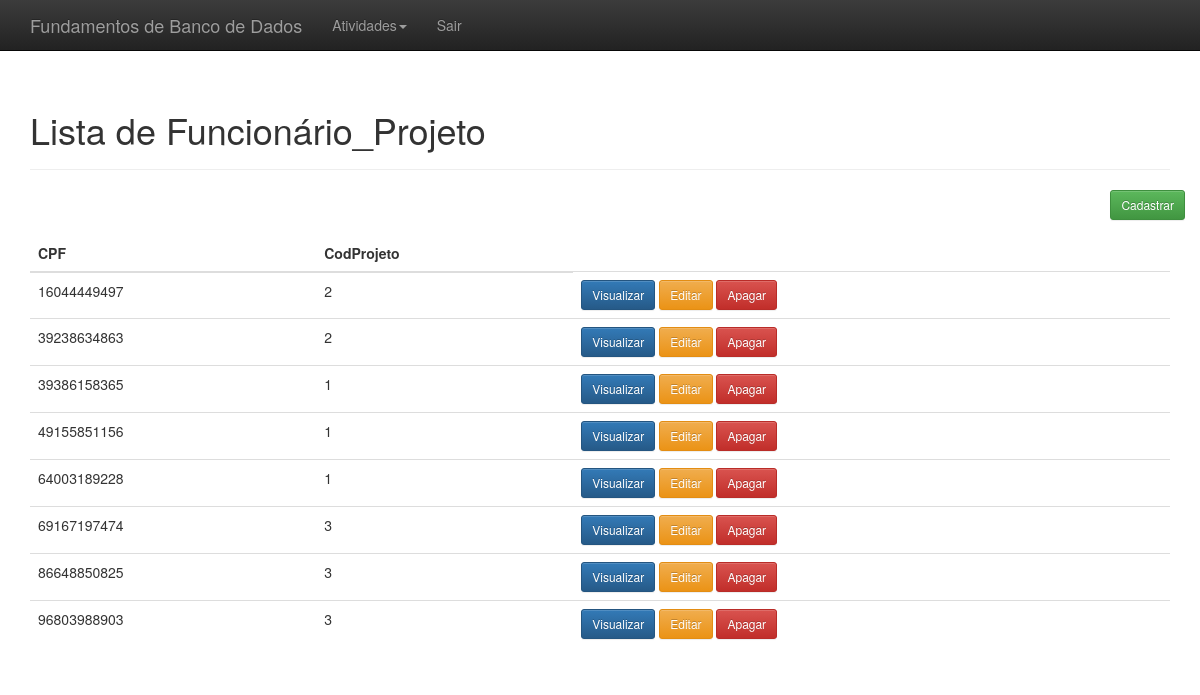
Screenshot of /index.php?link=18 with the database file from the repository.
### tables this page shows
CREATE TABLE FuncionarioProjeto(
	CPF VARCHAR(11) ,
    CodProjeto INT
    );

### listar_funcionarioprojeto.php (the view, shortened to what this page needs)
<?php
    include "conexao.php";
	$resultado=mysqli_query($conectar,"SELECT * FROM funcionarioprojeto ORDER BY CPF");
?>
<div class="container theme-showcase" role="main">
  <div class="page-header">
	<h1>Lista de Funcionário_Projeto</h1>
  </div>
  <div class="row espaco">
	<div class="pull-right">
		<a href="index.php?link=3"<button type='button' class='btn btn-sm btn-success'>Cadastrar</button></a>
	</div>
  </div>
  <div class="row">
	<div class="col-md-12">
	  <table class="table">
		<thead>
		  <tr>
			<th>CPF</th>
			<th>CodProjeto</th>
		  </tr>
		</thead>
		<tbody>
			<?php
				while($linhas = mysqli_fetch_array($resultado)){
					echo "<tr>";
						echo "<td>".$linhas['CPF']."</td>";
						echo "<td>".$linhas['CodProjeto']."</td>";
						?>
						<td>
						<a href='index.php?link=20&CPF=<?php echo $linhas['id']; ?>'><button type='button' class='btn btn-sm btn-primary'>Visualizar</button></a>
						<a href='index.php?link=20&CPF=<?php echo $linhas['CPF']; ?>'><button type='button' class='btn btn-sm btn-warning'>Editar</button></a>
						<a href='processa/proc_apagar_funcionarioprojeto.php?CPF=<?php echo $linhas['CPF']; ?>'><button type='button' class='btn btn-sm btn-danger'>Apagar</button></a>
						<?php
					echo "</tr>";
				}
			?>
		</tbody>
	  </table>
	</div>
  </div>
</div>

### css/theme.css (style rules this page uses)
body { padding-top: 70px; padding-bottom: 30px; }
.espaco { margin-bottom:15px; }

### rows the page displays
funcionarioprojeto: CPF "16044449497", CodProjeto "2"
funcionarioprojeto: CPF "39238634863", CodProjeto "2"
funcionarioprojeto: CPF "39386158365", CodProjeto "1"
funcionarioprojeto: CPF "49155851156", CodProjeto "1"
funcionarioprojeto: CPF "64003189228", CodProjeto "1"
funcionarioprojeto: CPF "69167197474", CodProjeto "3"
funcionarioprojeto: CPF "86648850825", CodProjeto "3"
funcionarioprojeto: CPF "96803988903", CodProjeto "3"
